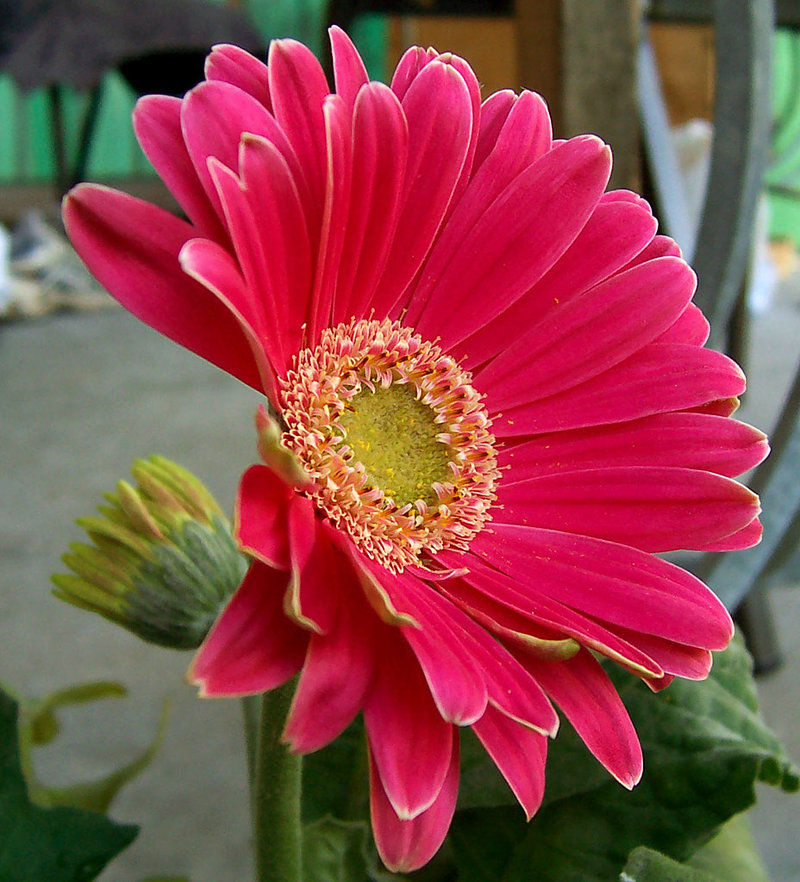
#> input picture FIAP/RedesNeurais/s2/aula/flor.png, 800 x 882 px, shrunk from 928 x 1024 before the run
$ jupyter execute pixels.ipynb   (shell and % lines are left out)
#> lines starting #> are read from the running program, lines starting #| are printed output that depends on the picture
[cell 1]
import seaborn as sns
import cv2
import numpy as np
img = cv2.imread('flor.png') #lê a imagem
#> img is the input picture: shape (882, 800, 3); mean B, G, R 72.3, 68.9, 140.5


import matplotlib.pyplot as plt #carrega o matplotlib
plt.imshow(img)
plt.axis('off');

#converte padrão BGR para RGB
img = cv2.cvtColor(img, cv2.COLOR_BGR2RGB)

[cell 2]
#separa as cores RGB
r = img.copy()
r = r[:, :, 0]
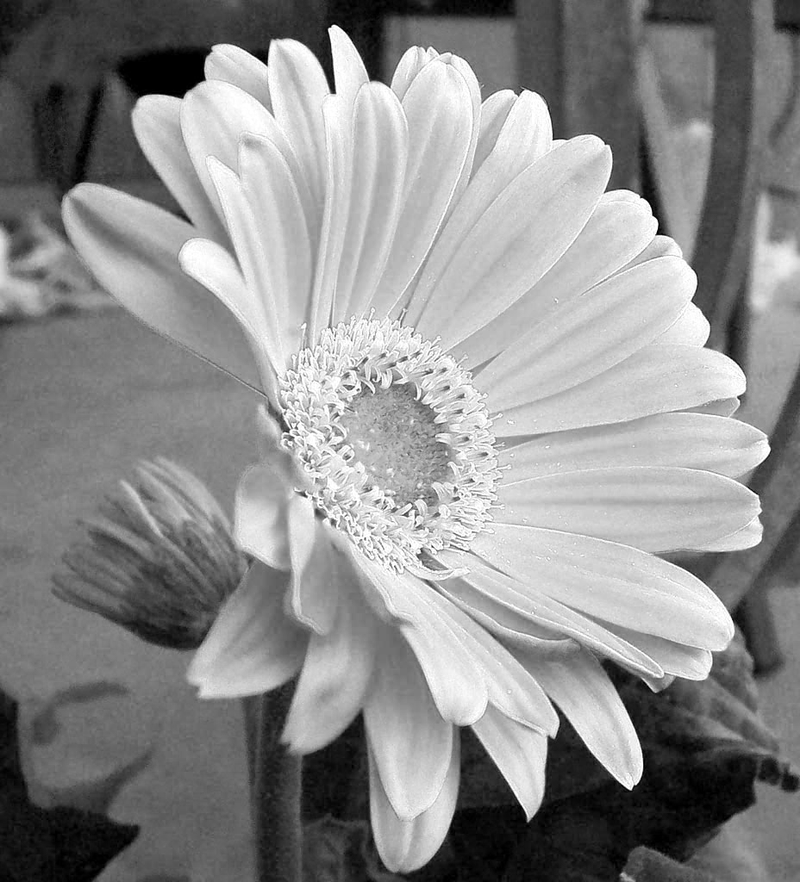
#> r: shape (882, 800); min 0, max 255, mean 140.5
g = img.copy()
g = g[:, :, 1]
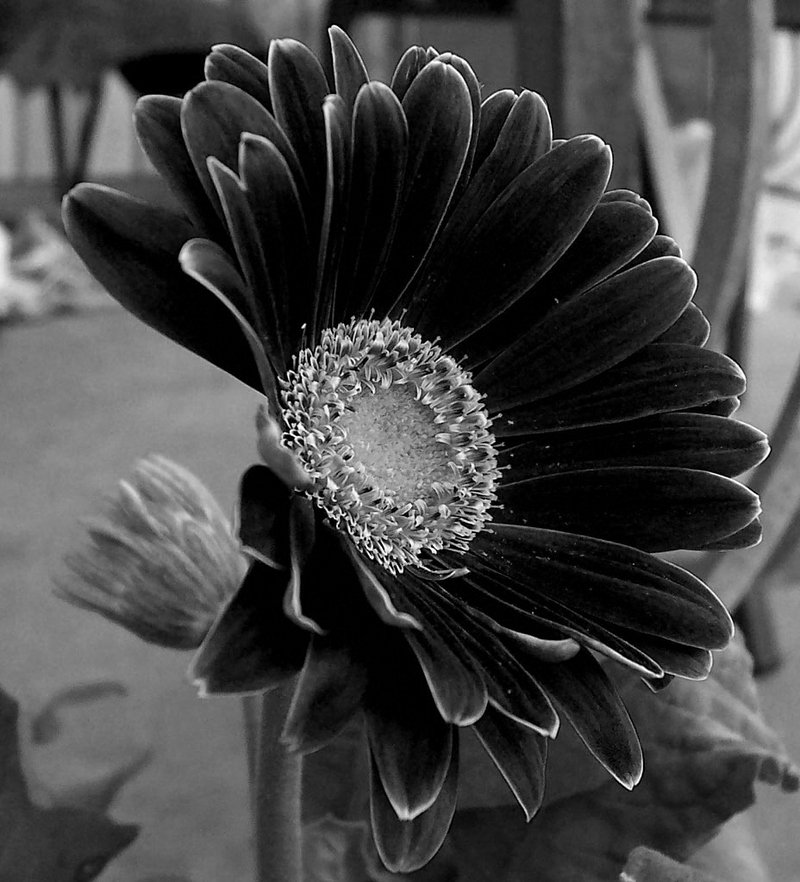
#> g: shape (882, 800); min 0, max 255, mean 68.9
b = img.copy()
b = b[:, :, 2]
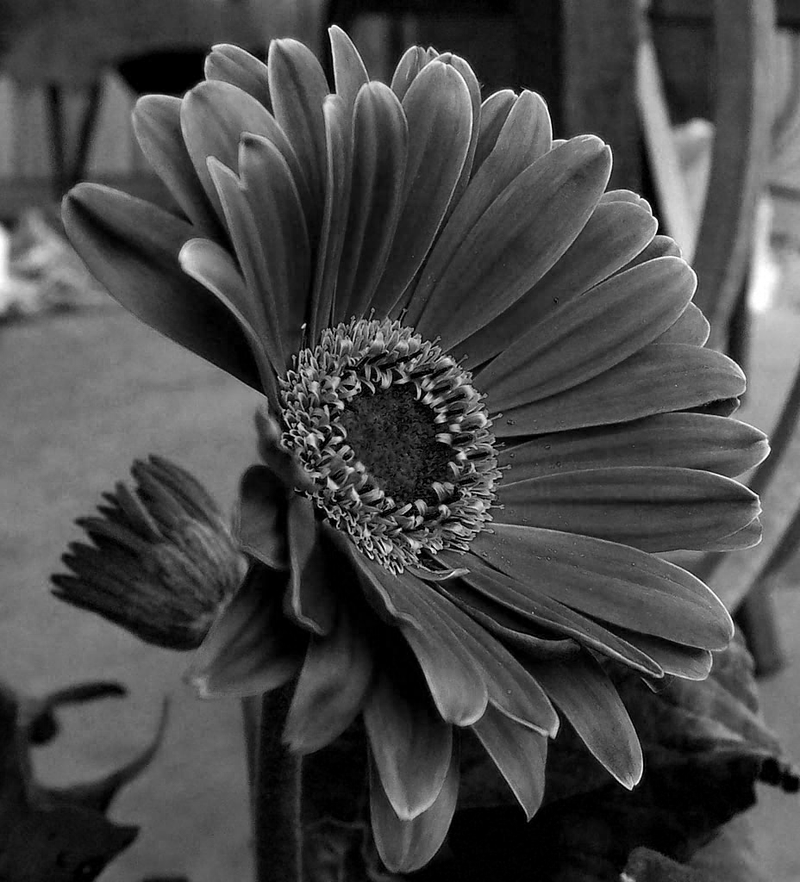
#> b: shape (882, 800); min 0, max 255, mean 72.3

#imprime as cores separadamente
plt.imshow(b,cmap='Blues_r');
plt.imshow(r,cmap='Reds_r');
plt.imshow(g,cmap='Greens_r');

sns.distplot(img.flatten())  #imprime o histograma usando o seaborn
plt.xlim([0,256])
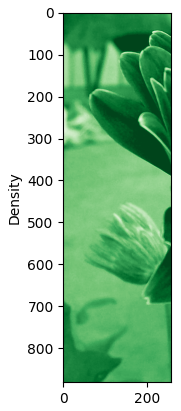
#> figure drawn by matplotlib, 1 panel

[cell 3]
#histograma separado por cor

sns.kdeplot(r.flatten(),color='red',bw=0.005)
sns.kdeplot(g.flatten(),color='green',bw=0.005)
sns.kdeplot(b.flatten(),color='blue',bw=0.005)
plt.xlim([0,256])

#convolucionando
kernel = np.array([[0 , -1,  0],
                   [-1,  5, -1],
                   [0 , -1,  0]])

opencvSaida= cv2.filter2D(img, -1, kernel)
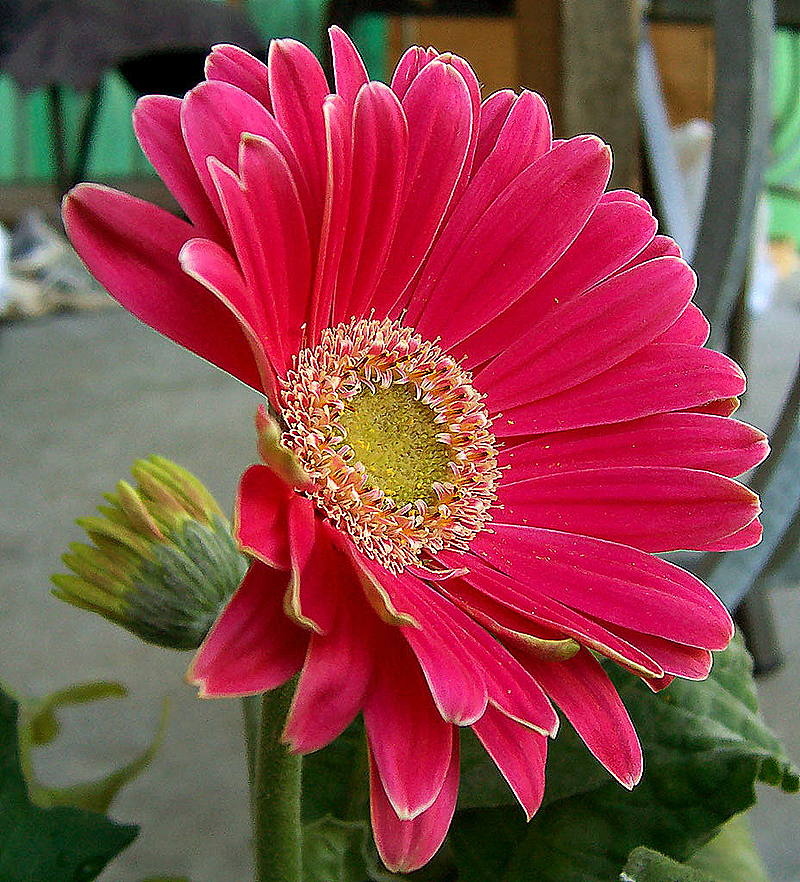
#> opencvSaida: shape (882, 800, 3); mean R, G, B 139.2, 69.9, 73.1
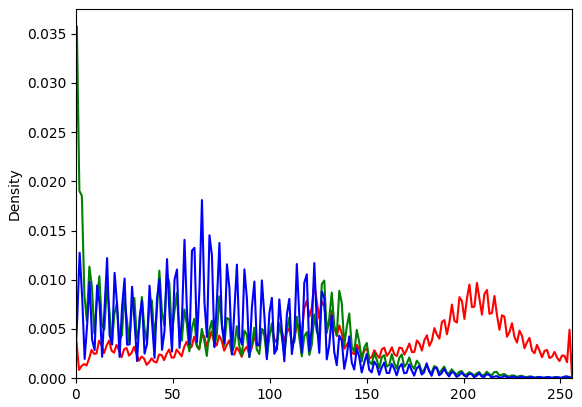
#> figure drawn by matplotlib, 1 panel; curve peaks at x = 206.9, y = 0.00968; curve peaks at x = 0.449, y = 0.0358; curve peaks at x = 65.01, y = 0.0181

[cell 4]
#outros kernels

kernel = np.array([[-1, -1, -1],
                   [-1,  8, -1],
                   [-1, -1, -1]])


kernel = np.array([[ 1,  1,  1],
                   [ 0,  0,  0],
                   [-1, -1, -1]])
opencvSaida = cv2.filter2D(img, -1, kernel)
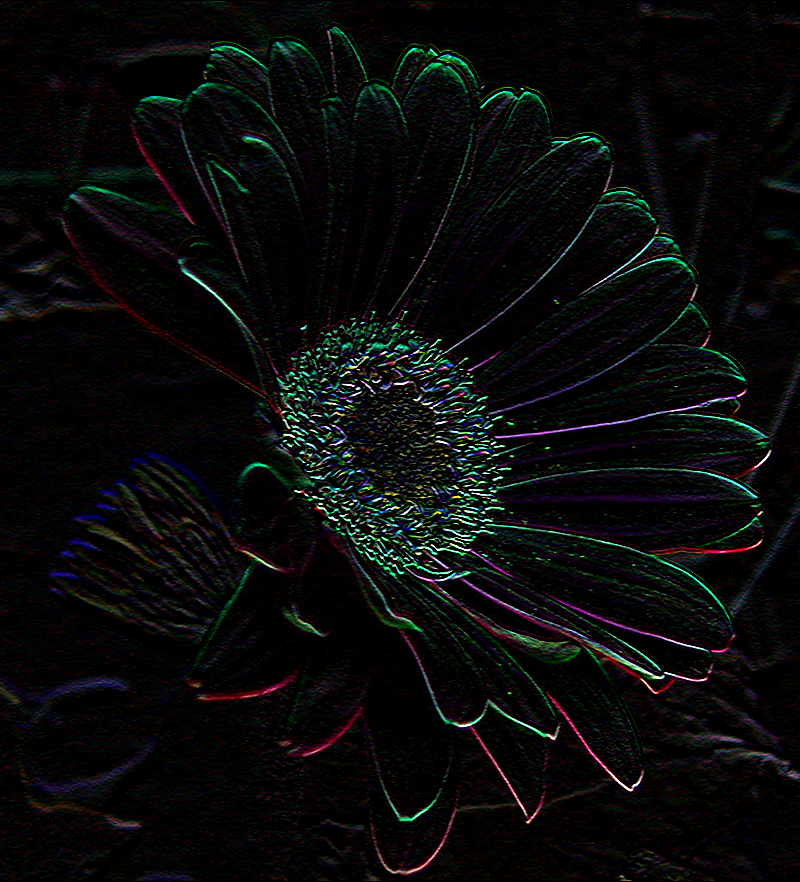
#> opencvSaida: shape (882, 800, 3); mean R, G, B 9.6, 10.6, 10.4
